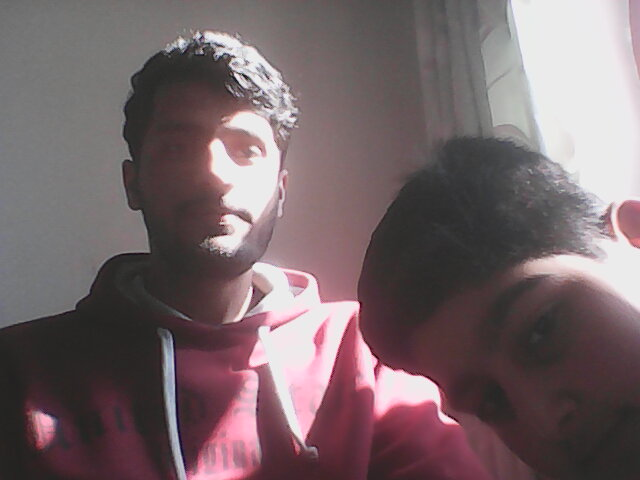
#> input picture test.jpg, 640 x 480 px
$ python -i shape_detection.py   (imports and definitions only)
#> lines starting #> are read from the running program, lines starting #| are printed output that depends on the picture; after the words box and inside, x2 and y2 are one past the last pixel; in counts of white or black regions, pixels touching at a corner belong together
import imutils
import cv2
import numpy as np


class ShapeDetector:
    def __init__(self):
        pass
    def detect(self, c):
        shape = "unidentified"
        peri = cv2.arcLength(c, True)
        approx = cv2.approxPolyDP(c, 0.04 * peri, True)

        if len(approx) == 3:
            shape = "triangle"
        elif len(approx) == 4:
            (x, y, w, h) = cv2.boundingRect(approx)
            ar = w / float(h)
            shape = "unidentified" if ar >= 0.95 and ar <= 1.05 else "circle"
        elif len(approx) == 5:
            shape = "pentagon"
        else:
            shape = "circle"
        return shape
def detect_shape(image_path):
#> called with image_path = 'test.jpg'
    image = cv2.imread(image_path)
#> image is the input picture: shape (480, 640, 3); mean B, G, R 105.5, 102.3, 118.2
    resized = imutils.resize(image, width=300)
    ratio = image.shape[0] / float(resized.shape[0])
#> ratio = 2.13
    gray = cv2.cvtColor(resized, cv2.COLOR_BGR2GRAY)
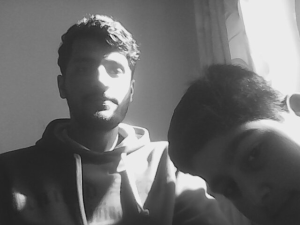
#> gray: shape (225, 300); min 24, max 238, mean 107.4
    blurred = cv2.GaussianBlur(gray, (5, 5), 0)
    thresh = cv2.threshold(blurred, 60, 255, cv2.THRESH_BINARY)[1]
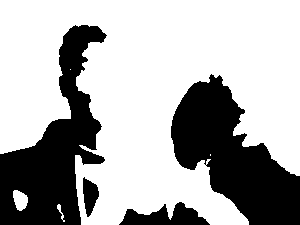
#> thresh: shape (225, 300); 68.4% white; 4 black regions
    cnts = cv2.findContours(thresh.copy(), cv2.RETR_EXTERNAL, cv2.CHAIN_APPROX_SIMPLE)
#> cnts = 5 contours, 2 with area under 20; largest, box (x1, y1, x2, y2) and area: (0, 0, 300, 225) 45412, (13, 190, 28, 211) 200, (57, 204, 65, 222) 26
    cnts = imutils.grab_contours(cnts)
    sd = ShapeDetector()

    i = 0
    con_dict = {'circle': 0, 'pentagon': 0, 'triangle': 0, 'unidentified': 0}
    for c in cnts:
        if i > 5:
            break
        shape = sd.detect(c)
        con_dict[shape] = con_dict[shape] + 1
        i += 1
#> this loop made 5 passes
#> (shape, peri in detect, approx in detect) on passes 1, 3, 4: ('triangle', 43.21, [[58, 204], [57, 208], [64, 221]]), ('circle', 2, [[210, 154], [210, 155]]), ('circle', 0, [[70, 69]])
#> (shape, peri in detect) on passes 2, 5: ('pentagon', 58.04), ('circle', 1899.4)
#> after the loop, con_dict = {'circle': 3, 'pentagon': 1, 'triangle': 1, 'unidentified': 0}; i = 5

    max_votes = sorted(con_dict)
#> max_votes = ['circle', 'pentagon', 'triangle', 'unidentified']
    return max_votes[0]

>>> result = detect_shape('test.jpg')
#> result = 'circle'

$ run again, on black_cat.jpg
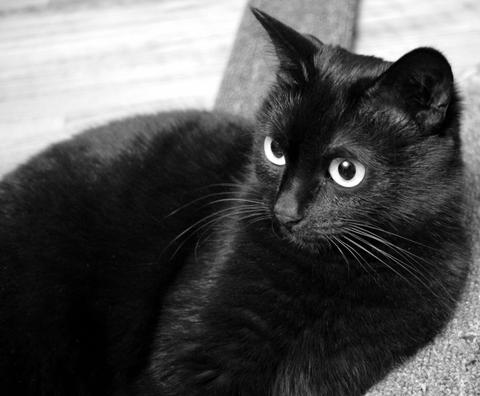
#> input picture black_cat.jpg, 480 x 396 px
#> in detect_shape, image is the input picture: shape (396, 480, 3); min 0, max 255, mean 82.4
#> in detect_shape, `blurred = cv2.GaussianBlur(gray, (5, 5), 0)`:
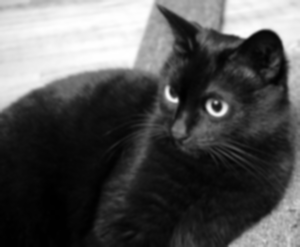
#> blurred: shape (247, 300); min 0, max 255, mean 82.4
#> in detect_shape, `thresh = cv2.threshold(blurred, 60, 255, cv2.THRESH_BINARY)[1]`:
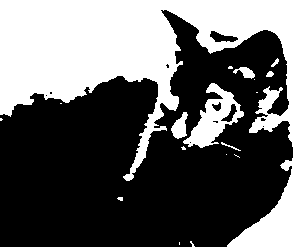
#> thresh: shape (247, 300); 38.9% white; 18 white regions (11 under 20 px)
#> cnts = 18 contours, 12 with area under 20; largest, box (x1, y1, x2, y2) and area: (0, 0, 300, 247) 25923, (183, 83, 244, 148) 1644, (171, 112, 188, 139) 239, (233, 67, 255, 79) 111, (266, 71, 274, 77) 26, (271, 58, 279, 67) 22
#> the loop in detect_shape, `for c in cnts:` made 7 passes
#> (shape, peri in detect, approx in detect) on passes 1, 4, 5: ('circle', 4, [[179, 242], [179, 244]]), ('circle', 12.49, [[234, 154], [239, 157]]), ('circle', 0, [[226, 154]])
#> after the loop in detect_shape, `for c in cnts:`: con_dict = {'circle': 3, 'pentagon': 3, 'triangle': 0, 'unidentified': 0}; i = 6
#> max_votes = ['circle', 'pentagon', 'triangle', 'unidentified']
#> result = 'circle'

$ run again, on rgy.jpeg
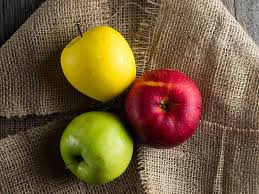
#> input picture rgy.jpeg, 259 x 194 px
#> in detect_shape, image is the input picture: shape (194, 259, 3); mean B, G, R 56.4, 90.2, 113
#> in detect_shape, `blurred = cv2.GaussianBlur(gray, (5, 5), 0)`:
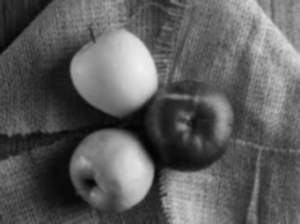
#> blurred: shape (224, 300); min 2, max 241, mean 93.1
#> in detect_shape, `thresh = cv2.threshold(blurred, 60, 255, cv2.THRESH_BINARY)[1]`:
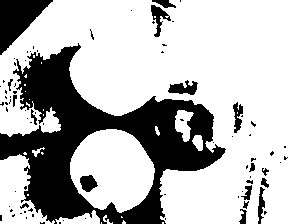
#> thresh: shape (224, 300); 72.1% white; 82 black regions (64 under 20 px)
#> cnts = 25 contours, 18 with area under 20; largest, box (x1, y1, x2, y2) and area: (0, 0, 300, 224) 40669, (70, 129, 155, 213) 5186, (0, 154, 55, 224) 2003, (175, 110, 194, 142) 334, (55, 210, 100, 224) 280, (192, 135, 203, 151) 108, (32, 147, 45, 157) 28
#> the loop in detect_shape, `for c in cnts:` made 7 passes
#> (shape, peri in detect, approx in detect, x in detect, y in detect, w in detect, h in detect, ar in detect) on passes 1, 3: ('unidentified', 4, [[162, 222], [162, 223], [163, 223], [163, 222]], 162, 222, 2, 2, 1), ('unidentified', 10.24, [[123, 220], [122, 223], [125, 223], [125, 222]], 122, 220, 4, 4, 1)
#> after the loop in detect_shape, `for c in cnts:`: con_dict = {'circle': 2, 'pentagon': 1, 'triangle': 1, 'unidentified': 2}; i = 6
#> max_votes = ['circle', 'pentagon', 'triangle', 'unidentified']
#> result = 'circle'
